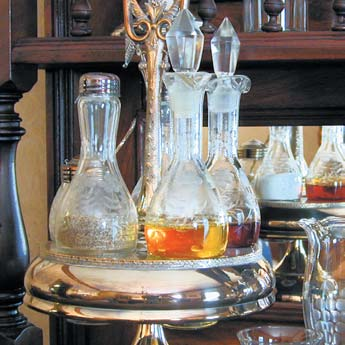
%> input picture figs/fig6.37.jpg, 345 x 345 px
$ octave Image_Printing_Based_on_Halftoning.m   (GNU Octave 9; MATLAB toolbox functions it lacks are replaced by stand-ins)
%> lines starting %> are read from the running program, lines starting %| are printed output that depends on the picture
% A program which converts a given image to 10 levels of gray, which are represented by 10 (3 x 3) dot patterns of black and white dots.

clear all; close all; clc;

% Read a RGB image
A = imread('fig6.37.jpg');
%> A is the input picture: size 345x345x3 uint8; mean R, G, B 124.3, 117, 110.6
% Convert RGB image to Grayscale
A_gray = rgb2gray(A);
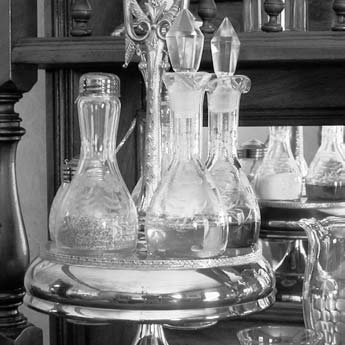
%> A_gray: size 345x345 uint8; min 0, max 255, mean 118.4

z1=25;z2=50;z3=75;z4=100;z5=125;z6=150;z7=175;z8=200;z9=225;

a2=zeros(size(A_gray,1),size(A_gray,2));
a2(:,:)=assign(A_gray(:,:),z1,z2,z3,z4,z5,z6,z7,z8,z9);
%> in assign, `y(:,:)=1*(x(:,:)<=n1)+2*(x(:,:)>n1 & x(:,:)<=n2)+3*(x(:,:)>n2 & x(:,:)..`:
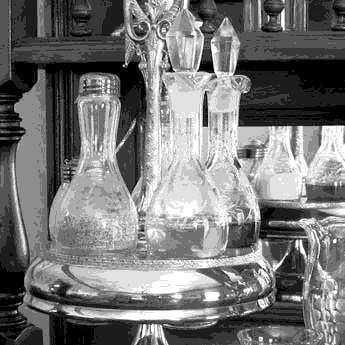
%> y: size 345x345 double; min 1, max 10, mean 5.22; drawn with min black and max white
a3=zeros(size(A_gray,1)*3,size(A_gray,2)*3);
a3=repelem(a2,3,3);
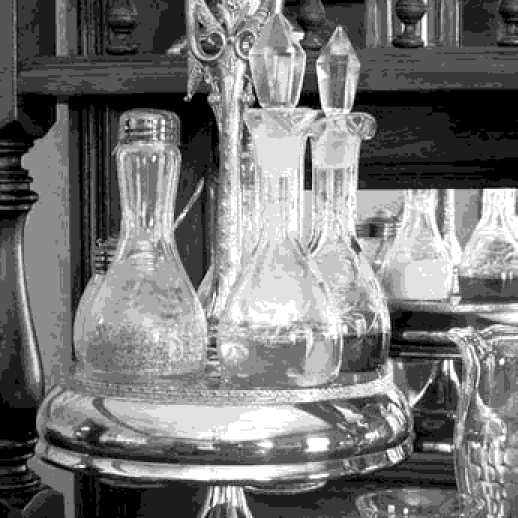
%> a3: size 1035x1035 double (shown at 1/2 size); min 1, max 10, mean 5.22; drawn with min black and max white

booklet(1:3,1:3,1:10)=0;booklet(1,2,2)=1;
booklet(1,2,3)=1;booklet(3,3,3)=1;
booklet(1,1:2,4)=1;booklet(3,3,4)=1;
booklet(1,1:2,5)=1;booklet(3,1,5)=1;boolet(3,3,5)=1;
booklet(1,1:3,6)=1;booklet(3,1,6)=1;booklet(3,3,6)=1;
booklet(1,1:3,7)=1;booklet(2:3,3,7)=1;booklet(3,1,7)=1;
booklet(1:3,1:3,8)=1;booklet(2,1:2,8)=0;
booklet(1:3,1:3,9)=1;booklet(2,2,9)=0;
booklet(1:3,1:3,10)=1;

for f=1:10
    [row,col]=find(a3==f);
    for v=1:size(row,1)
        a3(row(v),col(v))=booklet(mod(row(v)-1,3)+1,mod(col(v)-1,3)+1,f);
    end
end
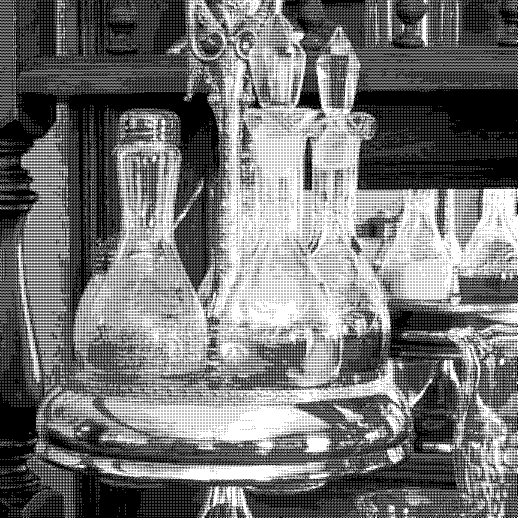
%> a3: size 1035x1035 double (shown at 1/2 size); values 0 (black) and 1 (white), 45.7% white in thin lines or dots

% Display the conversion result
figure, subplot(3, 1, 1), imshow(A), title('Input image');
subplot(3, 1, 2), imshow(A_gray), title('Gray-converted image');
subplot(3, 1, 3), imshow(a3), title('half-toned image');

function y=assign(x,n1,n2,n3,n4,n5,n6,n7,n8,n9)
y=zeros(size(x,1),size(x,2));
y(:,:)=1*(x(:,:)<=n1)+2*(x(:,:)>n1 & x(:,:)<=n2)+3*(x(:,:)>n2 & x(:,:)<=n3)+4*(x(:,:)>n3 & x(:,:)<=n4)+5*(x(:,:)>n4 & x(:,:)<=n5)+6*(x(:,:)>n5 & x(:,:)<=n6)+7*(x(:,:)>n6 & x(:,:)<=n7)+8*(x(:,:)>n7 & x(:,:)<=n8)+9*(x(:,:)>n8 & x(:,:)<=n9)+10*(x(:,:)>n9);
end
